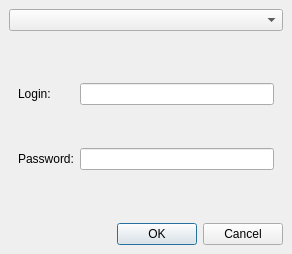
<ui version="4.0" >
 <class>NewAccountDialog</class>
 <widget class="QDialog" name="NewAccountDialog" >
  <property name="windowModality" >
   <enum>Qt::NonModal</enum>
  </property>
  <property name="geometry" >
   <rect>
    <x>0</x>
    <y>0</y>
    <width>292</width>
    <height>254</height>
   </rect>
  </property>
  <property name="windowTitle" >
   <string>Add An Account</string>
  </property>
  <layout class="QGridLayout" >
   <property name="margin" >
    <number>9</number>
   </property>
   <property name="spacing" >
    <number>6</number>
   </property>
   <item row="0" column="0" >
    <widget class="QComboBox" name="protocolComboBox" />
   </item>
   <item row="1" column="0" >
    <widget class="QStackedWidget" name="stackedWidget" >
     <property name="currentIndex" >
      <number>0</number>
     </property>
     <widget class="QWidget" name="page" >
      <layout class="QGridLayout" >
       <property name="margin" >
        <number>9</number>
       </property>
       <property name="spacing" >
        <number>6</number>
       </property>
       <item row="1" column="1" >
        <widget class="QLineEdit" name="accountPasswordLineEdit" >
         <property name="echoMode" >
          <enum>QLineEdit::Password</enum>
         </property>
        </widget>
       </item>
       <item row="0" column="1" >
        <widget class="QLineEdit" name="accountLoginLineEdit" />
       </item>
       <item row="1" column="0" >
        <widget class="QLabel" name="label_2" >
         <property name="text" >
          <string>Password:</string>
         </property>
        </widget>
       </item>
       <item row="0" column="0" >
        <widget class="QLabel" name="label" >
         <property name="text" >
          <string>Login:</string>
         </property>
        </widget>
       </item>
      </layout>
     </widget>
     <widget class="QWidget" name="page_2" >
      <layout class="QGridLayout" >
       <property name="margin" >
        <number>9</number>
       </property>
       <property name="spacing" >
        <number>6</number>
       </property>
       <item row="0" column="0" >
        <widget class="QLabel" name="label_3" >
         <property name="text" >
          <string>Login / username:</string>
         </property>
        </widget>
       </item>
       <item row="0" column="1" colspan="3" >
        <widget class="QLineEdit" name="usernameLineEdit" />
       </item>
       <item row="1" column="0" >
        <widget class="QLabel" name="label_4" >
         <property name="text" >
          <string>Password:</string>
         </property>
        </widget>
       </item>
       <item row="1" column="1" colspan="3" >
        <widget class="QLineEdit" name="passwordLineEdit" >
         <property name="echoMode" >
          <enum>QLineEdit::Password</enum>
         </property>
        </widget>
       </item>
       <item row="2" column="0" >
        <widget class="QLabel" name="label_5" >
         <property name="text" >
          <string>Realm:</string>
         </property>
        </widget>
       </item>
       <item row="2" column="1" colspan="3" >
        <widget class="QLineEdit" name="realmLineEdit" />
       </item>
       <item row="3" column="0" >
        <widget class="QLabel" name="label_6" >
         <property name="text" >
          <string>Displayname:</string>
         </property>
        </widget>
       </item>
       <item row="3" column="1" colspan="3" >
        <widget class="QLineEdit" name="displaynameLineEdit" />
       </item>
       <item row="4" column="0" >
        <widget class="QLabel" name="label_7" >
         <property name="text" >
          <string>Server:</string>
         </property>
        </widget>
       </item>
       <item row="4" column="1" colspan="3" >
        <widget class="QLineEdit" name="registerServerLineEdit" />
       </item>
       <item row="5" column="0" >
        <widget class="QLabel" name="label_8" >
         <property name="text" >
          <string>Proxy:</string>
         </property>
        </widget>
       </item>
       <item row="5" column="1" >
        <widget class="QLineEdit" name="sipProxyLineEdit" />
       </item>
       <item row="5" column="2" >
        <widget class="QLabel" name="label_9" >
         <property name="text" >
          <string>:</string>
         </property>
        </widget>
       </item>
       <item row="5" column="3" >
        <widget class="QLineEdit" name="sipProxyPortLineEdit" >
         <property name="text" >
          <string>5060</string>
         </property>
        </widget>
       </item>
      </layout>
     </widget>
    </widget>
   </item>
   <item row="2" column="0" >
    <widget class="QDialogButtonBox" name="buttonBox" >
     <property name="windowModality" >
      <enum>Qt::WindowModal</enum>
     </property>
     <property name="orientation" >
      <enum>Qt::Horizontal</enum>
     </property>
     <property name="standardButtons" >
      <set>QDialogButtonBox::Cancel|QDialogButtonBox::NoButton|QDialogButtonBox::Ok</set>
     </property>
    </widget>
   </item>
  </layout>
 </widget>
 <tabstops>
  <tabstop>protocolComboBox</tabstop>
  <tabstop>accountLoginLineEdit</tabstop>
  <tabstop>accountPasswordLineEdit</tabstop>
  <tabstop>buttonBox</tabstop>
  <tabstop>passwordLineEdit</tabstop>
  <tabstop>realmLineEdit</tabstop>
  <tabstop>displaynameLineEdit</tabstop>
  <tabstop>registerServerLineEdit</tabstop>
  <tabstop>sipProxyLineEdit</tabstop>
  <tabstop>sipProxyPortLineEdit</tabstop>
  <tabstop>usernameLineEdit</tabstop>
 </tabstops>
 <resources/>
 <connections>
  <connection>
   <sender>buttonBox</sender>
   <signal>accepted()</signal>
   <receiver>NewAccountDialog</receiver>
   <slot>accept()</slot>
   <hints>
    <hint type="sourcelabel" >
     <x>248</x>
     <y>254</y>
    </hint>
    <hint type="destinationlabel" >
     <x>157</x>
     <y>274</y>
    </hint>
   </hints>
  </connection>
  <connection>
   <sender>buttonBox</sender>
   <signal>rejected()</signal>
   <receiver>NewAccountDialog</receiver>
   <slot>reject()</slot>
   <hints>
    <hint type="sourcelabel" >
     <x>316</x>
     <y>260</y>
    </hint>
    <hint type="destinationlabel" >
     <x>286</x>
     <y>274</y>
    </hint>
   </hints>
  </connection>
 </connections>
</ui>
